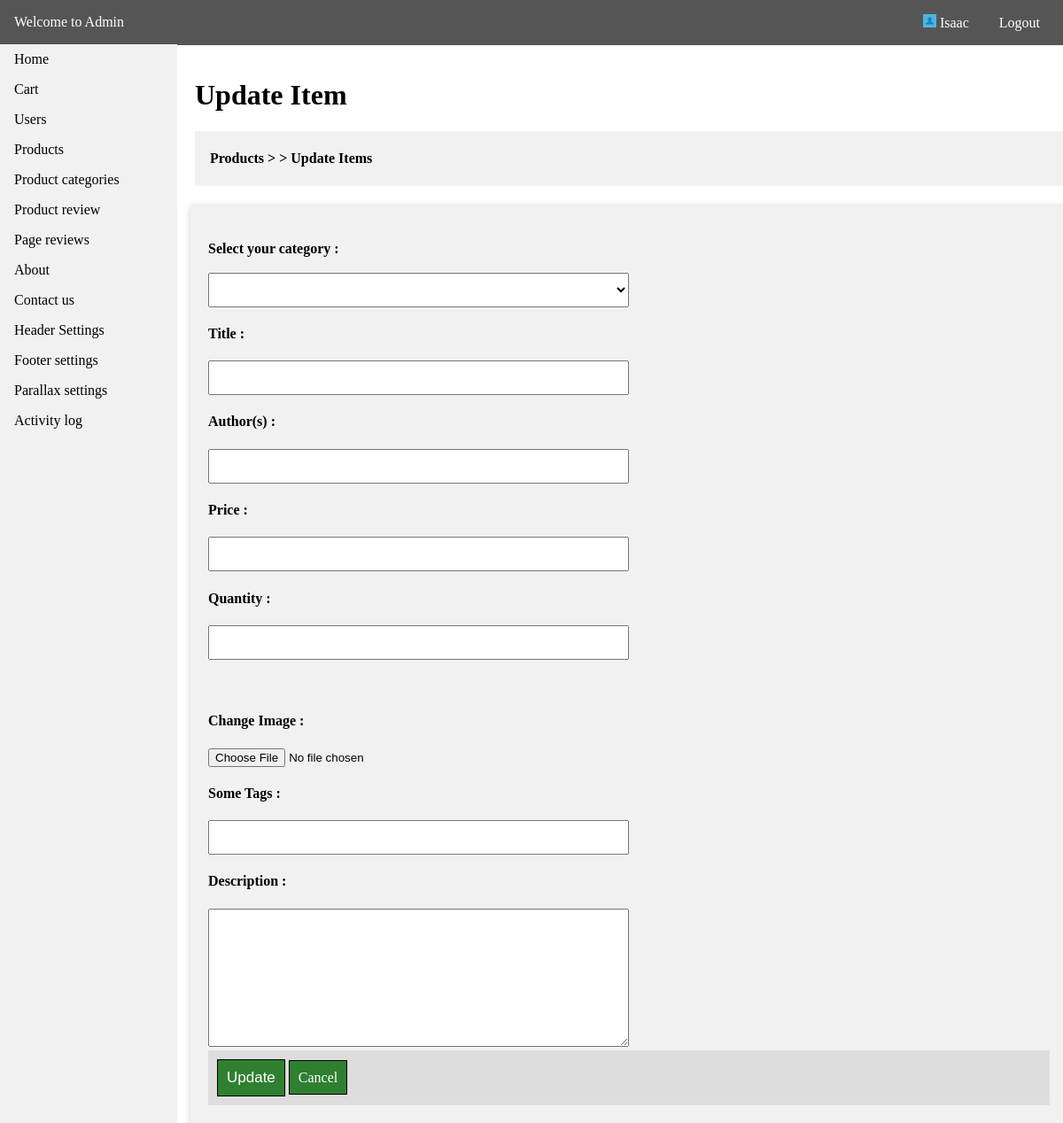
Screenshot of /admin/product_update.php (signed in) with the database file from the repository.
### tables this page shows
CREATE TABLE `tbl_menus` (
  `id` int(11) NOT NULL,
  `menu_name` varchar(255) NOT NULL,
  `menu_link` varchar(255) NOT NULL,
  `date_created` datetime NOT NULL DEFAULT CURRENT_TIMESTAMP
);

### api/dbh.php (called while the page is built, shortened)
<?php
class dbh {
    public function __construct() {
        $this->servername = HOST;
        $this->username = USER;
        $this->password = PASS;
        $this->dbname = DBNAME;
        $this->conn = mysqli_connect($this->servername,$this->username,$this->password,$this->dbname);
    }
}
?>

### config.php (called while the page is built, shortened)
<?php
include API.'dbh.php';
include API.'viewUser.php';
$viewUser = new ViewUser;
?>

### api/viewUser.php (called while the page is built, shortened)
<?php
class ViewUser extends User {
    public function get_query($query) {
        $res = mysqli_query($this->conn,$query);
        return $res;
    }
    public function rows($query) {
        $res = mysqli_query($this->conn, $query);
        $rows = $res->num_rows;
        if ($rows > 0) {
            return true;
        }
        else {
            return mysqli_error($this->conn);
        }
    }
}
?>

### admin/product_update.php (the view, shortened to what this page needs)
<?php
include '../config.php';
$id_id = $_GET['id'];
include 'ajax/update.php';
?>
<!DOCTYPE html>
<html>
<head>
    <link rel="stylesheet" type="text/css" media="screen" href="admin_css/main.css" />
</head>
<body>
<?php
include 'require/nav.php';
?>
<div class="container">
    <br>
<h1>Update Item</h1>
<div style="background-color:#f1f1f1;padding:1px;"><h4>&nbsp &nbsp <a style="color:#000;text-decoration:none;" href="<?php echo ADMIN_URL.'products.php';?>">Products</a>
> <a style="color:#000;text-decoration:none;" href="<?php echo ADMIN_URL.'product_details.php?id='.$id_id;?>"><?php echo $title; ?></a> > Update Items</h4></div>
    <div class="content">
        <div class="row">
            <div class="form">
            <form action="" method="post" enctype="multipart/form-data" id="form">
      <h4>Select your category : <br><br>
        <select type="text" value="" id="cat" name="cat">
          <option><h5><?php echo $category;?></h5></option>
        </select>
      </h4>
      <h4>Title :</h4><small style="color:red;" id="title_error"></small>
      <h4><input type="text" name="title" value="<?php echo $title; ?>" id="title" ></h4>
      <h4>Author(s) :</h4><small style="color:red;" id="title_desc_error"></small>
      <h4><input type="text" name="titledesc" value="<?php echo $title_desc; ?>" id="title_desc" ></h4>
      <?php
    $query = "SELECT * FROM tbl_ecommerce_config WHERE activated = '1'";
    $true = $viewUser->rows($query);
    if ($true) {
    ?>
      <h4>Price :</h4><small style="color:red;" id="price_error"></small>
        <h4><input type="number" value="<?php echo $price; ?>" id="price" name="price" ></h4>
      <h4>Quantity :</h4><small style="color:red;" id="quantity_error"></small>
        <h4><input type="number" value="<?php echo $quantity; ?>" id="quantity" name="quantity" ></h4>
    <?php } ?>
    <h4>Change Image :</h4><small style="color:red;" id="image_error"></small>
    <input type="file" name="image" id="image">
      <h4>Some Tags :</h4><small style="color:red;" id="some_text_error"></small>
      <input type="text" name="sometext" value="<?php echo $some_text; ?>" id="sometext" >
      <h4>Description :</h4><small style="color:red;" id="desc_error"></small>
      <textarea style=" width:50%"  rows="10" cols="60" name="desc" id="desc" ><?php echo $desc; ?></textarea>
      <div class="addbtns">
        <input class="submit" type="submit" name="update" id="addbtn" value="Update">
        <a href="<?php echo ADMIN_URL; ?>product_details.php?id=<?php echo $id_id; ?>" style="text-decoration:none;" name="cancel">Cancel</a>
      </div>
    </form>
      </div>
    </div>
    </div>
</div>
</body>
</html>

### admin/require/nav.php (shortened to what this page needs)
<div class="header">
    <p><a style="color:#fff;text-decoration:none;" href="<?php echo ADMIN_URL.'home.php';?>">Welcome to Admin</a></p>
    <div class="head-content">
        <p style="cursor:pointer;"><img src="<?php echo BASE_URL; ?>image/sample-image.jpg" style="height:15px;width:15px;" alt=""> <?php echo $_SESSION["admin"]; ?></p>
        <p><a style="color:#fff;text-decoration:none;" href="<?php echo ADMIN_URL.'logout.php';?>">Logout</a></p>
    </div>
</div>
<nav class="navi">
    <ul>
        <li><a href="<?php echo ADMIN_URL.'home.php';?>">Home</a></li>
    <?php
        $tbl = "SELECT * FROM tbl_menus";
        $res = $viewUser->get_query($tbl);
        while($row = $res->fetch_assoc()) {
            $menu = $row['menu_name'];
            $link = $row['menu_link'];
    ?>
        <li><a href="<?php echo ADMIN_URL.$link.'.php'; ?>"><?php echo ucfirst($menu); ?></a></li>
    <?php
        }
    ?>
    </ul>
</nav>

### admin/admin_css/main.css (style rules this page uses)
html { scroll-behavior: smooth; }
* { box-sizing: border-box; }
body { margin: 0; font-family: Cambria, Cochin, Georgia, Times, 'Times New Roman', serif; }
ul { list-style-type: none; margin: 0; padding: 0; width: 200px; top: 50px; background-color: #f1f1f1; position: fixed; height: 100%; overflow: auto; }
li a { display: block; color: #000; padding: 8px 16px; text-decoration: none; }
.header { background-color: #555; color:white; display: inline-block; width: 100%; position:fixed; top:0; padding: 16px; }
.header p { display: inline; }
.container { margin-top: 50px; margin-left: 220px; }
.content { margin-top: 20px; }
.head-content { float:right; }
.head-content p { margin-left: 10px; padding: 10px; }
.row { margin: 0 -5px; }
.row:after { content: ""; display: table; clear: both; }
.form { box-shadow: 0 4px 8px 0 rgba(0, 0, 0, 0.2); background-color: #f1f1f1; padding: 20px; }
.form input[type=text], .form input[type=number], .form select[type=text] { padding: 10px; width: 50%; }
.addbtns { padding: 10px; background-color: #ddd; }
.addbtns input[type=submit] { font-size: 17px; }
.addbtns input[type=submit], .addbtns a { border: 1px solid #000; padding: 10px; background-color: rgb(46, 128, 48); color: #fff; }

### rows the page displays
tbl_menus: menu_name "Cart"
tbl_menus: menu_name "Users"
tbl_menus: menu_name "Products"
tbl_menus: menu_name "Product categories"
tbl_menus: menu_name "Product review"
tbl_menus: menu_name "Page reviews"
tbl_menus: menu_name "About"
tbl_menus: menu_name "Contact us"
tbl_menus: menu_name "Header Settings"
tbl_menus: menu_name "Footer settings"
tbl_menus: menu_name "Parallax settings"
tbl_menus: menu_name "Activity log"

### other values shown
$_SESSION["admin"] "Isaac"
